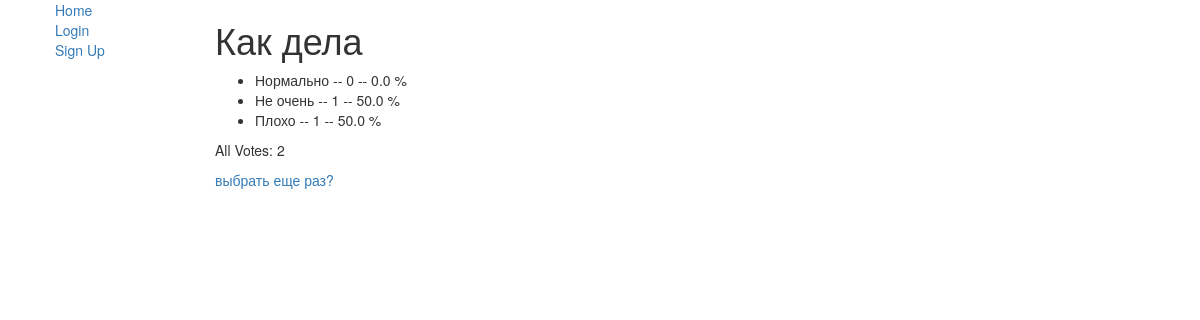
The app's page /polls/1/results/, older data.
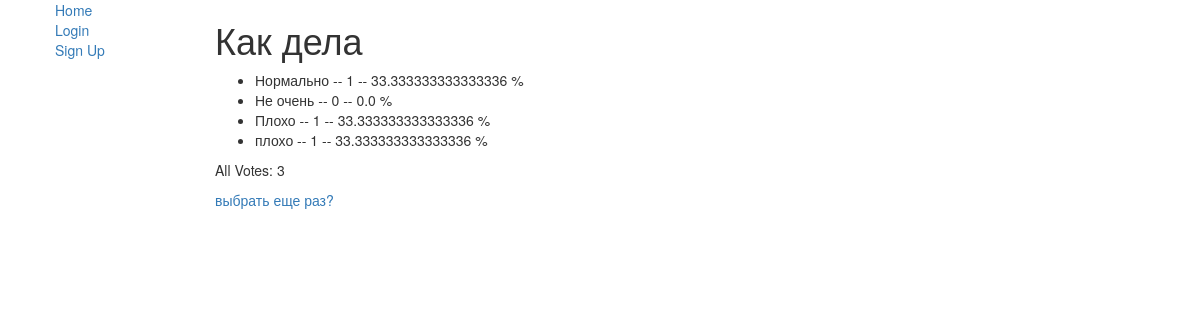
The same page, newer data.
### polls/models.py (models this page shows, shortened)
class Choice(models.Model):
    question = models.ForeignKey(Question, on_delete=models.CASCADE)
    choice_text = models.CharField(max_length=200)
    votes = models.IntegerField(default=0)
    def get_percentage(self):
        percents = self.votes * 100 / self.question.question_votes
        return percents

class Question(models.Model):
    question_text = models.CharField(max_length=200)
    pub_date = models.DateTimeField('date published')
    question_votes = models.IntegerField(default=0)
    short_description = models.CharField(max_length=400)
    description = models.CharField(max_length=3000)
    image = models.ImageField(upload_to='media/questions', blank=True)

### polls/views.py (the view)
# urls.py: path('<int:pk>/results/', views.ResultsView.as_view(), name='results'),
class ResultsView(generic.DetailView):
    model = Question
    template_name = 'polls/results.html'

### polls/templates/polls/results.html
{% extends "polls/base_generic.html" %}
{% block content %}
<h1>{{ question.question_text }}</h1>
<ul>
    {% for choice in question.choice_set.all %}
    <li>{{ choice.choice_text }} -- {{ choice.votes }} -- {{ choice.get_percentage }} %{{choice.percent_votes|pluralize}}</li>
    {% endfor %}
</ul>
<p>All Votes: {{question.question_votes}}</p>
<a href="{% url 'polls:detail'  question.id %}">выбрать еще раз? </a>
{% endblock %}

Row changes from the older to the newer data that the page shows:
changed Question "Как дела": question_votes "2" → "3"
changed Choice "Нормально": votes "0" → "1"; get_percentage "0.0" → "33.333333333333336"
changed Choice "Не очень": votes "1" → "0"; get_percentage "50.0" → "0.0"
changed through a linked row, Choice "Плохо": get_percentage "50.0" → "33.333333333333336"
added Choice: choice_text "плохо", votes "1", get_percentage "33.333333333333336"
